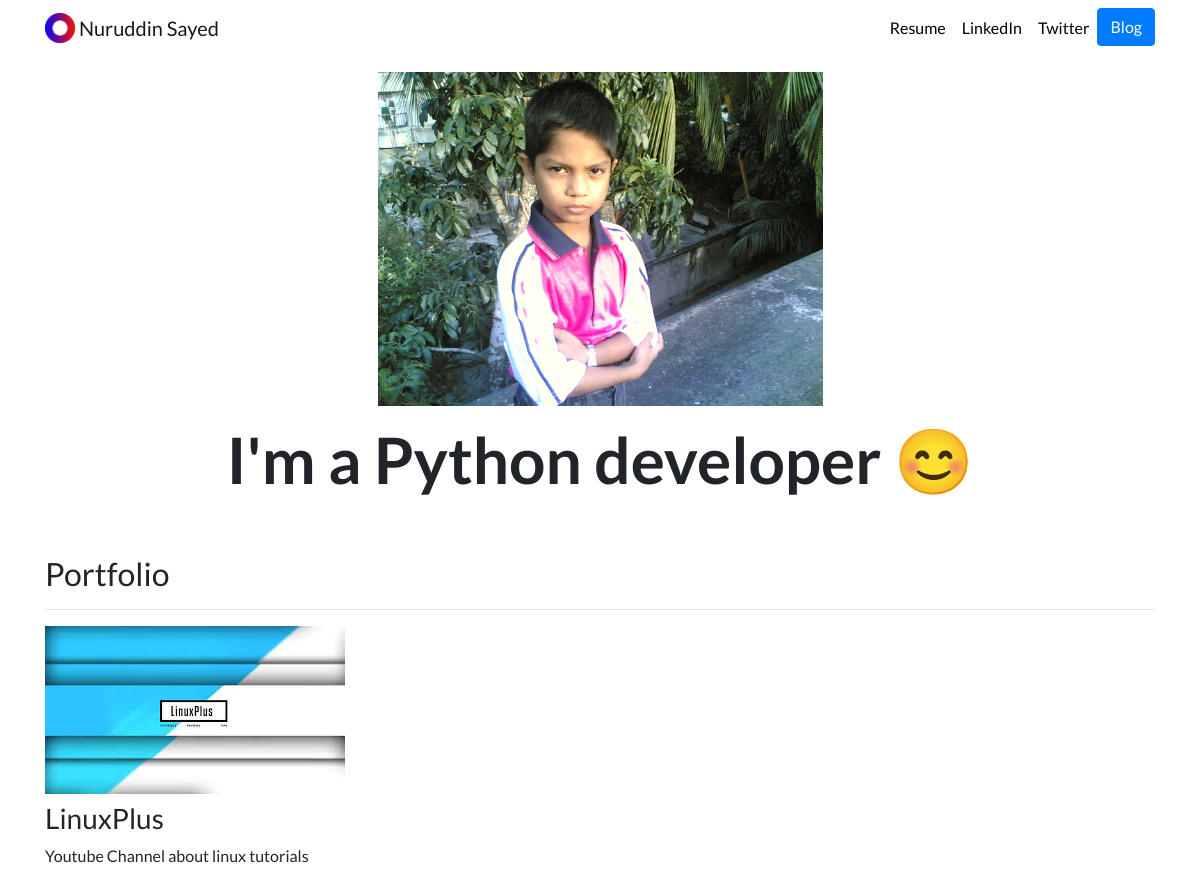
The app's page /, older data.
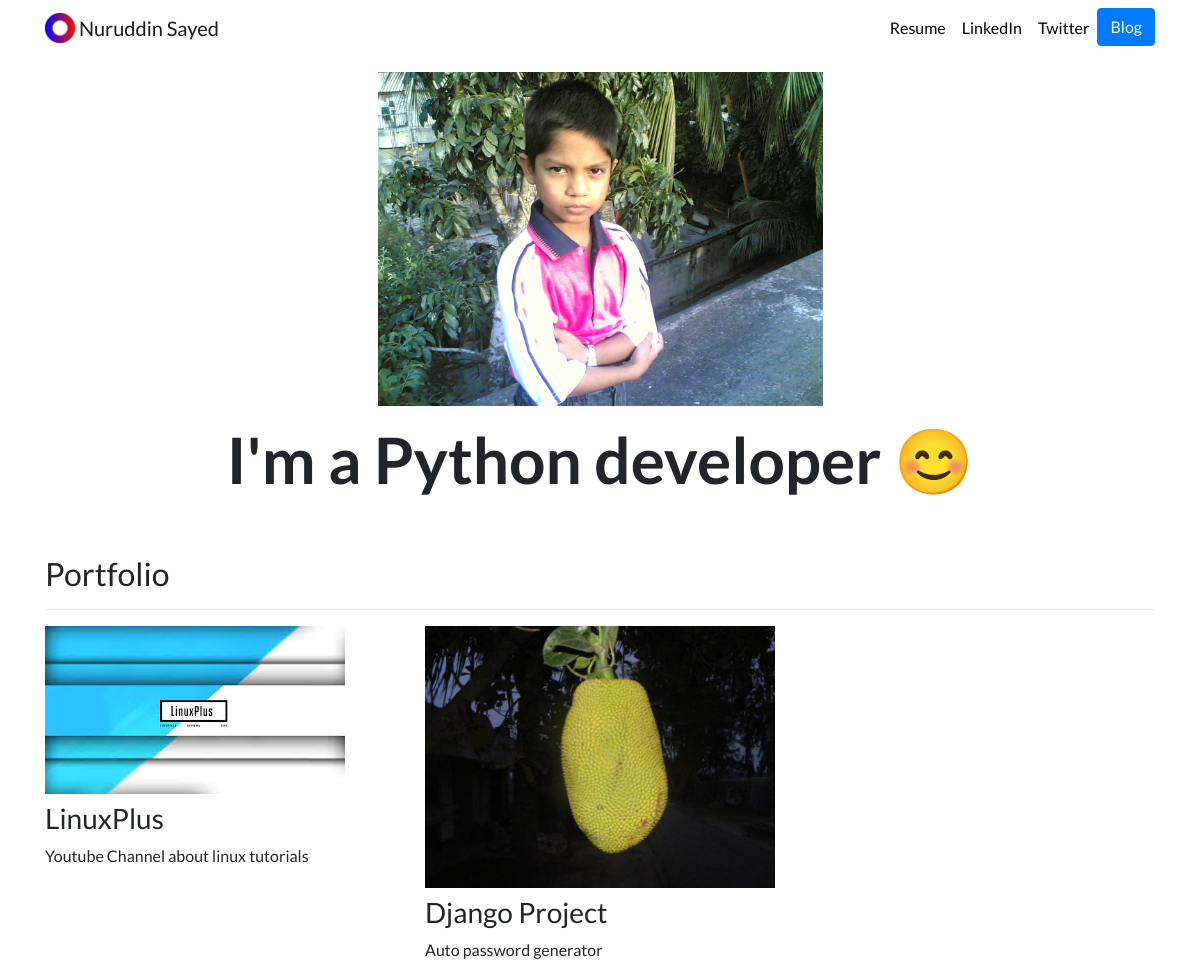
The same page, newer data.
### portfolio/models.py (models this page shows, shortened)
class Project(models.Model):
    title = models.CharField(max_length = 100)
    description = models.CharField(max_length = 200)
    image = models.ImageField(upload_to = 'portfolio/images/')
    url = models.URLField(blank = True)

### portfolio/views.py (the view)
# urls.py: 2. Add a URL to urlpatterns:  path('', views.home, name='home')
def home(request):
    projects = Project.objects.all()
    return render(request, 'portfolio/home.html', {'projects' : projects})

### portfolio/templates/portfolio/home.html
{% extends "portfolio/base.html" %}
{% load static %}
{% block content %}
<div class="row justify-content-center my-3">
  <div class="col-5">
    <img src="{% static 'portfolio/sayed.jpg' %}" alt="Profile Picture" class="img-fluid">
  </div>
</div>
<div class="row justify-content-center mb-3">
  <div class="col-md-9 text-center">
    <h3 id="hometext" class="font-weight-bold">I'm a Python developer 😊</h3>
  </div>
</div>
<h2 class="mt-5">Portfolio</h2>
<hr>
<div class="row">
  {% for project in projects %}
  <div class="col-lg-4 col-md-6">
    {% if project.url %}
    <a href="{{ project.url }}">
      <img src="{{ project.image.url }}" class="img-fluid mb-2">
    </a>
    {% else %}
    <img src="{{ project.image.url }}" class="img-fluid mb-2">
    {% endif %}
    <h3>{{ project.title }}</h3>
    <p>{{ project.description }}</p>
  </div>
  {% endfor %}
</div>
{% endblock %}

Row changes from the older to the newer data that the page shows:
added Project: image (picture), title "Django Project", description "Auto password generator"
